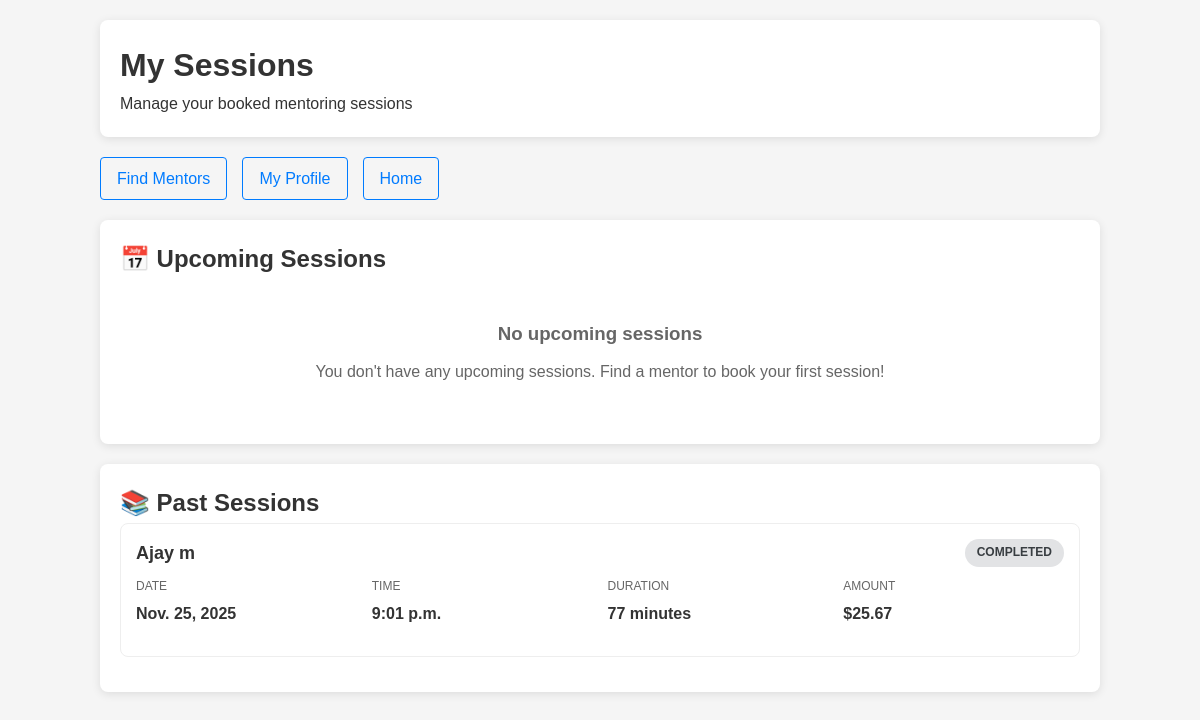
Page /mentee-dashboard/ (signed in) on the committed database.
### main/models.py (models this page shows, shortened)
class Session(models.Model):
    STATUS_CHOICES = [
        ('pending', 'Pending'),
        ('confirmed', 'Confirmed'),
        ('completed', 'Completed'),
        ('cancelled', 'Cancelled'),
    ]
    mentor = models.ForeignKey(MentorProfile, on_delete=models.CASCADE, related_name='sessions')
    mentee = models.ForeignKey(User, on_delete=models.CASCADE, related_name='booked_sessions')
    session_date = models.DateField()
    session_time = models.TimeField()
    duration_minutes = models.IntegerField(default=60)
    status = models.CharField(max_length=20, choices=STATUS_CHOICES, default='pending')
    meeting_link = models.URLField(blank=True, null=True)
    meeting_notes = models.TextField(blank=True, null=True)
    admin_provided_link = models.URLField(blank=True, null=True, help_text="Link provided by admin when confirming session")
    link_provided_at = models.DateTimeField(blank=True, null=True, help_text="Timestamp when admin provided the link")
    amount_paid = models.DecimalField(max_digits=8, decimal_places=2, default=0)
    payment_status = models.CharField(max_length=20, default='pending')
    created_at = models.DateTimeField(auto_now_add=True)
    updated_at = models.DateTimeField(auto_now=True)
    class Meta:
        ordering = ['session_date', 'session_time']
        unique_together = ['mentor', 'session_date', 'session_time']

class MentorProfile(models.Model):
    APPLICATION_STATUS_CHOICES = [
        ('pending', 'Pending'),
        ('approved', 'Approved'),
        ('rejected', 'Rejected'),
    ]
    SESSION_DURATION_CHOICES = [
        (30, '30 minutes'),
        (45, '45 minutes'),
        (60, '60 minutes'),
        (90, '90 minutes'),
        (120, '120 minutes'),
    ]
    user = models.OneToOneField(User, on_delete=models.CASCADE, related_name='mentor_profile', null=True, blank=True)
    full_name = models.CharField(max_length=100)
    profile_picture = models.ImageField(upload_to='mentor_profiles/', blank=True, null=True)
    bio = models.TextField(max_length=500, help_text="Short intro about your journey")
    headline = models.CharField(max_length=100, help_text="Short tagline like 'Senior Django Developer'")
    location = models.CharField(max_length=100, blank=True, null=True)
    linkedin_url = models.URLField(blank=True, null=True)
    github_url = models.URLField(blank=True, null=True)
    skills = models.ManyToManyField(Skill, related_name='mentors')
    years_of_experience = models.PositiveIntegerField(
        validators=[MinValueValidator(0), MaxValueValidator(50)],
        help_text="Years of professional experience"
    )
    hourly_rate = models.DecimalField(
        max_digits=8,
        decimal_places=2,
        validators=[MinValueValidator(Decimal('0.01'))],
        help_text="Rate per session/hour"
    )
    availability = models.JSONField(
        default=dict,
        help_text="JSON format: {'mon': ['10:00', '15:00'], 'wed': ['14:00']}"
    )
    session_duration = models.IntegerField(
        choices=SESSION_DURATION_CHOICES,
        default=60,
        help_text="Default session duration in minutes"
    )
    available_for = models.TextField(
        help_text="e.g., 'Career Guidance, Code Review, Debugging Help'"
    )
    is_approved = models.BooleanField(default=False)
    application_status = models.CharField(
        max_length=20,
        choices=APPLICATION_STATUS_CHOICES,
        default='pending'
    )
    admin_notes = models.TextField(blank=True, null=True)
    created_at = models.DateTimeField(auto_now_add=True)
    updated_at = models.DateTimeField(auto_now=True)
    class Meta:
        ordering = ['-created_at']

### main/views.py (the view)
# urls.py: path('mentee-dashboard/', views.mentee_dashboard, name="mentee_dashboard"),
@login_required
def mentee_dashboard(request):
    upcoming_sessions = Session.objects.filter(
        mentee=request.user,
        status__in=['confirmed', 'pending'],
        session_date__gte=timezone.now().date()
    ).order_by('session_date', 'session_time')
    past_sessions = Session.objects.filter(
        mentee=request.user,
        status='completed'
    ).order_by('-session_date', '-session_time')[:10]
    cancelled_sessions = Session.objects.filter(
        mentee=request.user,
        status='cancelled'
    ).order_by('-session_date', '-session_time')[:10]
    return render(request, 'dashboard/mentee_dashboard.html', {
        'upcoming_sessions': upcoming_sessions,
        'past_sessions': past_sessions,
        'sessions_cancelled': cancelled_sessions
    })

### templates/dashboard/mentee_dashboard.html (shortened to what this page needs)
<!DOCTYPE html>
<html lang="en">
<head>
    {% load static %}
    <link rel="stylesheet" type="text/css" href="{% static 'css/home.css' %}">
    <link rel="stylesheet" type="text/css" href="{% static 'css/mentee_dashboard.css' %}">
</head>
<body>
    <div class="container">
        <div class="header">
            <h1>My Sessions</h1>
            <p>Manage your booked mentoring sessions</p>
        </div>
        <div class="nav-links">
            <a href="{% url 'find_mentors' %}">Find Mentors</a>
            <a href="{% url 'mentee_profile_view' %}">My Profile</a>
            <a href="{% url 'home' %}">Home</a>
        </div>
        <div class="section">
            <h2>📅 Upcoming Sessions</h2>
            {% if upcoming_sessions %}
                {% for session in upcoming_sessions %}
                    <div class="session-card">
                        <div class="session-header">
                            <div class="session-title">{{ session.mentor.full_name }}</div>
                            <span class="session-status status-{{ session.status }}">{{ session.get_status_display }}</span>
                        </div>
                        <div class="session-details">
                            <div class="detail-item">
                                <div class="detail-label">Date</div>
                                <div class="detail-value">{{ session.session_date }}</div>
                            </div>
                            <div class="detail-item">
                                <div class="detail-label">Time</div>
                                <div class="detail-value">{{ session.session_time }}</div>
                            </div>
                            <div class="detail-item">
                                <div class="detail-label">Duration</div>
                                <div class="detail-value">{{ session.duration_minutes }} minutes</div>
                            </div>
                            <div class="detail-item">
                                <div class="detail-label">Amount</div>
                                <div class="detail-value">${{ session.amount_paid }}</div>
                            </div>
                        </div>
                        {% if session.status == 'pending' %}
                            <div class="notice" style="margin-top:10px; background:#fff3cd; border:1px solid #ffeaa7; padding:10px; border-radius:4px; color:#856404;">
                                ⏳ Waiting for mentor approval. You'll receive an email once accepted.
                            </div>
                        {% endif %}
                        {% if session.get_meeting_link and session.status == 'confirmed' %}
                            <div class="meeting-link" style="margin-top:12px; background:#d1ecf1; border:2px solid #0c5460; padding:12px; border-radius:6px; text-align:center;">
                                <strong style="color: #0c5460; font-size: 16px;">📹 Meeting Link Available</strong>
                                <br>
                                <a href="{{ session.get_meeting_link }}" target="_blank" style="display: inline-block; margin-top: 8px; background: #0c5460; color: white; padding: 10px 20px; border-radius: 4px; text-decoration: none; font-weight: bold;">
                                    Join Google Meet
                                </a>
                                <div style="margin-top: 8px; font-size: 12px; color: #0c5460;">
                                    {{ session.get_meeting_link }}
                                </div>
                            </div>
                        {% endif %}
                        {% if session.meeting_notes %}
                            <div style="margin-top: 10px;">
                                <strong>Notes:</strong> {{ session.meeting_notes }}
                            </div>
                        {% endif %}
                    </div>
                {% endfor %}
            {% else %}
                <div class="empty-state">
                    <h3>No upcoming sessions</h3>
                    <p>You don't have any upcoming sessions. <a href="{% url 'find_mentors' %}">Find a mentor</a> to book your first session!</p>
                </div>
            {% endif %}
        </div>
        {% if past_sessions %}
        <div class="section">
            <h2>📚 Past Sessions</h2>
            {% for session in past_sessions %}
                <div class="session-card">
                    <div class="session-header">
                        <div class="session-title">{{ session.mentor.full_name }}</div>
                        <span class="session-status status-{{ session.status }}">{{ session.get_status_display }}</span>
                    </div>
                    <div class="session-details">
                        <div class="detail-item">
                            <div class="detail-label">Date</div>
                            <div class="detail-value">{{ session.session_date }}</div>
                        </div>
                        <div class="detail-item">
                            <div class="detail-label">Time</div>
                            <div class="detail-value">{{ session.session_time }}</div>
                        </div>
                        <div class="detail-item">
                            <div class="detail-label">Duration</div>
                            <div class="detail-value">{{ session.duration_minutes }} minutes</div>
                        </div>
                        <div class="detail-item">
                            <div class="detail-label">Amount</div>
                            <div class="detail-value">${{ session.amount_paid }}</div>
                        </div>
                    </div>
                </div>
            {% endfor %}
        </div>
        {% endif %}
    </div>
</body>
</html>

### main/static/css/home.css (style rules this page uses)
* { margin: 0; padding: 0; box-sizing: border-box; }
body { font-family: 'Segoe UI', Tahoma, Geneva, Verdana, sans-serif; background-color: #fafafa; color: #333; line-height: 1.6; }
a { text-decoration: none; color: inherit; }
.nav-links { list-style: none; display: flex; gap: 25px; align-items: center; }
.nav-links a { color: #333; font-weight: 500; }
.container { max-width: 1100px; margin: 0 auto; }

### main/static/css/mentee_dashboard.css (style rules this page uses)
body { font-family: Arial, sans-serif; margin: 0; padding: 20px; background-color: #f5f5f5; }
.container { max-width: 1000px; margin: 0 auto; }
.header { background: white; padding: 20px; border-radius: 8px; box-shadow: 0 2px 10px rgba(0,0,0,0.1); margin-bottom: 20px; }
.section { background: white; padding: 20px; border-radius: 8px; box-shadow: 0 2px 10px rgba(0,0,0,0.1); margin-bottom: 20px; }
.session-card { border: 1px solid #eee; border-radius: 8px; padding: 15px; margin-bottom: 15px; transition: box-shadow 0.2s; }
.session-header { display: flex; justify-content: space-between; align-items: center; margin-bottom: 10px; }
.session-title { font-size: 18px; font-weight: bold; color: #333; }
.session-status { padding: 4px 12px; border-radius: 20px; font-size: 12px; font-weight: bold; text-transform: uppercase; }
.status-completed { background: #e2e3e5; color: #383d41; }
.session-details { display: grid; grid-template-columns: repeat(auto-fit, minmax(200px, 1fr)); gap: 15px; margin-bottom: 15px; }
.detail-item { display: flex; flex-direction: column; }
.detail-label { font-size: 12px; color: #666; text-transform: uppercase; margin-bottom: 4px; }
.detail-value { font-weight: bold; color: #333; }
.empty-state { text-align: center; padding: 40px; color: #666; }
.empty-state h3 { margin: 0 0 10px 0; }
.nav-links { display: flex; gap: 15px; margin-bottom: 20px; }
.nav-links a { color: #007bff; text-decoration: none; padding: 8px 16px; border: 1px solid #007bff; border-radius: 4px; transition: all 0.2s; }

### rows in the picture
Session: mentor.full_name "Ajay m", status "COMPLETED", session_date "Nov. 25, 2025", session_time "9:01 p.m.", duration_minutes "77", amount_paid "25.67"
